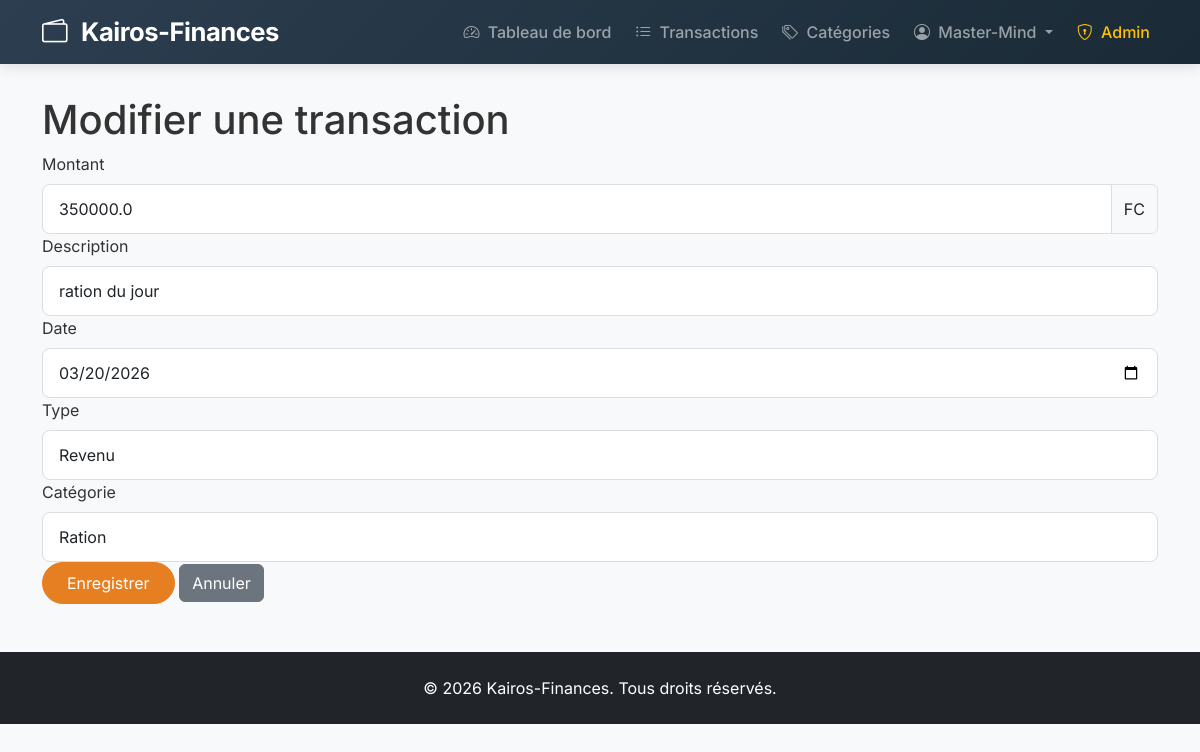
Page /edit/4 (signed in) on the committed database.
### app/models.py (models this page shows, shortened)
class User(UserMixin, db.Model):
    __tablename__ = 'user'
    id = db.Column(db.Integer, primary_key=True)
    username = db.Column(db.String(80), unique=True, nullable=False)
    email = db.Column(db.String(120), unique=True, nullable=False)
    password_hash = db.Column(db.String(128))
    currency = db.Column(db.String(3), nullable=False, default='EUR')
    is_admin = db.Column(db.Boolean, default=False)
    date_created = db.Column(db.DateTime, default=datetime.utcnow)
    transactions = db.relationship('Transaction', backref='user', lazy='dynamic')
    categories = db.relationship('Category', backref='owner', lazy='dynamic')

class Transaction(db.Model):
    __tablename__ = 'transaction'
    id = db.Column(db.Integer, primary_key=True)
    amount = db.Column(db.Float, nullable=False)
    description = db.Column(db.String(200))
    date = db.Column(db.DateTime, default=datetime.utcnow)
    type = db.Column(db.String(10), nullable=False)  # 'income' ou 'expense'
    user_id = db.Column(db.Integer, db.ForeignKey('user.id'), nullable=False)
    category_id = db.Column(db.Integer, db.ForeignKey('category.id'), nullable=False)

### app/transactions.py (the view, shortened to what this page needs)
@bp.route('/edit/<int:id>', methods=['GET', 'POST'])
@login_required
def edit_transaction(id):
    transaction = Transaction.query.get_or_404(id)
    if transaction.user_id != current_user.id:
        flash('Accès non autorisé.', 'danger')
        return redirect(url_for('transactions.list_transactions'))
    form = TransactionForm(obj=transaction)
    form.category_id.choices = [(c.id, c.name) for c in Category.query.filter_by(user_id=current_user.id).all()]
    return render_template('transactions/form.html', form=form, title='Modifier une transaction')

### app/forms.py
class TransactionForm(FlaskForm):
    amount = FloatField('Montant', validators=[DataRequired(), NumberRange(min=0.01, message="Le montant doit être positif.")])
    description = StringField('Description', validators=[Optional(), Length(max=200)])
    date = DateField('Date', format='%Y-%m-%d', validators=[DataRequired()])
    type = SelectField('Type', choices=[('income', 'Revenu'), ('expense', 'Dépense')], validators=[DataRequired()])
    category_id = SelectField('Catégorie', coerce=int, validators=[DataRequired()])
    submit = SubmitField('Enregistrer')

### app/templates/transactions/form.html (shortened to what this page needs)
{% extends 'base.html' %}
{% block content %}
<div class="container mt-4">
    <h1>{{ title }}</h1>
    <form method="POST">
        <div class="form-group">
            {{ form.amount.label(class="form-label") }}
            <div class="input-group">
                {{ form.amount(class="form-control") }}
                <span class="input-group-text">{{ current_user.currency }}</span>
            </div>
        </div>
        <div class="form-group">
            {{ form.description.label(class="form-label") }}
            {{ form.description(class="form-control") }}
        </div>
        <div class="form-group">
            {{ form.date.label(class="form-label") }}
            {{ form.date(class="form-control", type="date") }}
        </div>
        <div class="form-group">
            {{ form.type.label(class="form-label") }}
            {{ form.type(class="form-control") }}
        </div>
        <div class="form-group">
            {{ form.category_id.label(class="form-label") }}
            {{ form.category_id(class="form-control") }}
        </div>
        <button type="submit" class="btn btn-primary">Enregistrer</button>
        <a href="{{ url_for('transactions.list_transactions') }}" class="btn btn-secondary">Annuler</a>
    </form>
</div>
{% endblock %}

### app/templates/base.html (shortened to what this page needs)
<!DOCTYPE html>
<html lang="fr">
<head>
    <link href="https://cdn.jsdelivr.net/npm/bootstrap@5.3.0/dist/css/bootstrap.min.css" rel="stylesheet">
    <link rel="stylesheet" href="https://cdn.jsdelivr.net/npm/bootstrap-icons@1.11.3/font/bootstrap-icons.min.css">
    <link rel="stylesheet" href="{{ url_for('static', filename='css/style.css') }}">
</head>
<body>
    <nav class="navbar navbar-expand-lg navbar-dark fixed-top">
        <div class="container">
            <a class="navbar-brand" href="{{ url_for('main.index') }}">
                <i class="bi bi-wallet2 me-2"></i>
                <span class="fw-bold">Kairos-Finances</span>
            </a>
            <div class="collapse navbar-collapse" id="navbarNav">
                <ul class="navbar-nav ms-auto">
                    {% if current_user.is_authenticated %}
                        <li class="nav-item">
                            <a class="nav-link" href="{{ url_for('main.dashboard') }}">
                                <i class="bi bi-speedometer2 me-1"></i> Tableau de bord
                            </a>
                        </li>
                        <li class="nav-item">
                            <a class="nav-link" href="{{ url_for('transactions.list_transactions') }}">
                                <i class="bi bi-list-ul me-1"></i> Transactions
                            </a>
                        </li>
                        <li class="nav-item">
                            <a class="nav-link" href="{{ url_for('transactions.list_categories') }}">
                                <i class="bi bi-tags me-1"></i> Catégories
                            </a>
                        </li>
                        <li class="nav-item dropdown">
                            <a class="nav-link dropdown-toggle" href="javascript:void(0)" id="navbarDropdown" role="button" data-bs-toggle="dropdown" aria-expanded="false">
                                <i class="bi bi-person-circle me-1"></i> {{ current_user.username }}
                            </a>
                        </li>
                        {% if current_user.is_admin %}
                        <li class="nav-item">
                            <a class="nav-link text-warning" href="{{ url_for('admin.dashboard') }}">
                                <i class="bi bi-shield-lock me-1"></i> Admin
                            </a>
                        </li>
                        {% endif %}
                    {% endif %}
                </ul>
            </div>
        </div>
    </nav>
    <main class="pt-5 mt-4">
        {% block content %}{% endblock %}
    </main>
    <footer class="bg-dark text-white py-4 mt-5">
        <div class="container text-center">
            <p class="mb-0">&copy; 2026 Kairos-Finances. Tous droits réservés.</p>
        </div>
    </footer>
</body>
</html>

### app/static/css/style.css (style rules this page uses)
:root { --primary: #2c3e50; --primary-dark: #1a2a36; --secondary: #e67e22; --light: #ecf0f1; --dark: #2c3e50; --accent: #f1c40f; }
body { font-family: 'Inter', sans-serif; background-color: #f8f9fa; color: #333; }
.navbar { background: linear-gradient(135deg, var(--primary), var(--primary-dark)); box-shadow: 0 4px 12px rgba(0,0,0,0.1); transition: all 0.3s ease; }
.navbar-brand { font-size: 1.6rem; font-weight: 600; letter-spacing: -0.5px; transition: transform 0.3s; }
.nav-link { font-weight: 500; margin-left: 0.5rem; padding: 0.5rem 1rem; border-radius: 8px; transition: all 0.3s; }
.btn-primary { background-color: var(--secondary); border-color: var(--secondary); border-radius: 30px; padding: 0.5rem 1.5rem; transition: all 0.3s; }
.form-control { border-radius: 8px; border: 1px solid #ddd; padding: 0.75rem 1rem; }

### rows in the picture
User: username "Master-Mind", currency "FC"
Transaction: amount "350000.0", description "ration du jour", date "03/20/2026", type "Revenu", category_id "Ration"

### other values in the picture
{{ title }} "Modifier une transaction"
